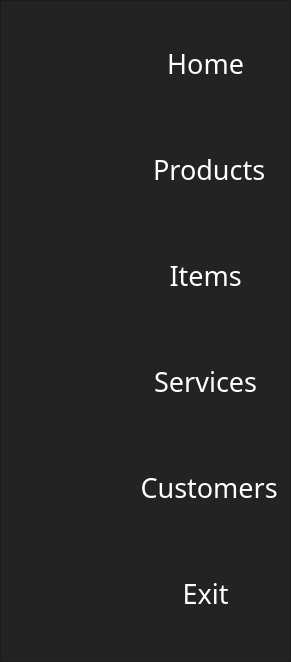
        <widget class="QFrame" name="frame_left_menu">
         <property name="minimumSize">
          <size>
           <width>0</width>
           <height>0</height>
          </size>
         </property>
         <property name="maximumSize">
          <size>
           <width>100</width>
           <height>16777215</height>
          </size>
         </property>
         <property name="styleSheet">
          <string notr="true">background-color: rgb(35, 35, 35);
padding:1px;</string>
         </property>
         <property name="frameShape">
          <enum>QFrame::StyledPanel</enum>
         </property>
         <property name="frameShadow">
          <enum>QFrame::Raised</enum>
         </property>
         <layout class="QVBoxLayout" name="verticalLayout_3">
          <item>
           <widget class="QPushButton" name="btn_page_1">
            <property name="minimumSize">
             <size>
              <width>0</width>
              <height>100</height>
             </size>
            </property>
            <property name="font">
             <font>
              <family>8514oem</family>
              <pointsize>20</pointsize>
             </font>
            </property>
            <property name="cursor">
             <cursorShape>PointingHandCursor</cursorShape>
            </property>
            <property name="styleSheet">
             <string notr="true">QPushButton {
	
	image: url(:/adminSideBar/icons8-home-48.png);
	color: rgb(255, 255, 255);
	background-color: rgb(35, 35, 35);
	border: 0px solid;
	padding-right: 0px;
}
QPushButton:hover {
	
	background-color: qlineargradient(spread:pad, x1:0, y1:0, x2:1, y2:0, stop:0 #2DD4BF, stop:1 #0EA5E9);
	border-radius: 20px;
}</string>
            </property>
            <property name="text">
             <string>                 Home</string>
            </property>
           </widget>
          </item>
          <item>
           <widget class="QPushButton" name="btn_page_2">
            <property name="minimumSize">
             <size>
              <width>0</width>
              <height>100</height>
             </size>
            </property>
            <property name="font">
             <font>
              <family>8514oem</family>
              <pointsize>20</pointsize>
             </font>
            </property>
            <property name="cursor">
             <cursorShape>PointingHandCursor</cursorShape>
            </property>
            <property name="styleSheet">
             <string notr="true">QPushButton {
	
	image: url(:/adminSideBar/icons8-products-49.png);
	color: rgb(255, 255, 255);
	background-color: rgb(35, 35, 35);
	border: 0px solid;
	padding-right: 0px;
}
QPushButton:hover {
	background-color: qlineargradient(spread:pad, x1:0, y1:0, x2:1, y2:0, stop:0 #2DD4BF, stop:1 #0EA5E9);
	border-radius: 20px;
}</string>
            </property>
            <property name="text">
             <string>                  Products</string>
            </property>
           </widget>
          </item>
          <item>
           <widget class="QPushButton" name="btn_page_3">
            <property name="minimumSize">
             <size>
              <width>0</width>
              <height>100</height>
             </size>
            </property>
            <property name="font">
             <font>
              <family>8514oem</family>
              <pointsize>20</pointsize>
             </font>
            </property>
            <property name="cursor">
             <cursorShape>PointingHandCursor</cursorShape>
            </property>
            <property name="styleSheet">
             <string notr="true">QPushButton {
	
	
	image: url(:/adminSideBar/icons8-product-management-48.png);
	color: rgb(255, 255, 255);
	background-color: rgb(35, 35, 35);
	border: 0px solid;
	padding-right: 0px;
}
QPushButton:hover {
	background-color: qlineargradient(spread:pad, x1:0, y1:0, x2:1, y2:0, stop:0 #2DD4BF, stop:1 #0EA5E9);
	border-radius: 20px;
}</string>
            </property>
            <property name="text">
             <string>                 Items</string>
            </property>
           </widget>
          </item>
          <item>
           <widget class="QPushButton" name="btn_page_5">
            <property name="minimumSize">
             <size>
              <width>0</width>
              <height>100</height>
             </size>
            </property>
            <property name="font">
             <font>
              <family>8514oem</family>
              <pointsize>20</pointsize>
             </font>
            </property>
            <property name="cursor">
             <cursorShape>PointingHandCursor</cursorShape>
            </property>
            <property name="styleSheet">
             <string notr="true">QPushButton {
	
	image: url(:/adminSideBar/icons8-service-48.png);
	color: rgb(255, 255, 255);
	background-color: rgb(35, 35, 35);
	border: 0px solid;
	padding-right: 0px;
}
QPushButton:hover {
	
	background-color: qlineargradient(spread:pad, x1:0, y1:0, x2:1, y2:0, stop:0 #2DD4BF, stop:1 #0EA5E9);
	border-radius: 20px;
}</string>
            </property>
            <property name="text">
             <string>                 Services</string>
            </property>
           </widget>
          </item>
          <item>
           <widget class="QPushButton" name="btn_page_6">
            <property name="minimumSize">
             <size>
              <width>0</width>
              <height>100</height>
             </size>
            </property>
            <property name="font">
             <font>
              <family>8514oem</family>
              <pointsize>20</pointsize>
             </font>
            </property>
            <property name="cursor">
             <cursorShape>PointingHandCursor</cursorShape>
            </property>
            <property name="styleSheet">
             <string notr="true">QPushButton {
	
	image: url(:/adminSideBar/icons8-attract-customers-48.png);
	color: rgb(255, 255, 255);
	background-color: rgb(35, 35, 35);
	border: 0px solid;
	padding-right: 0px;
}
QPushButton:hover {
	
	background-color: qlineargradient(spread:pad, x1:0, y1:0, x2:1, y2:0, stop:0 #2DD4BF, stop:1 #0EA5E9);
	border-radius: 20px;
}</string>
            </property>
            <property name="text">
             <string>                  Customers</string>
            </property>
           </widget>
          </item>
          <item>
           <widget class="QPushButton" name="btn_page_4">
            <property name="sizePolicy">
             <sizepolicy hsizetype="Expanding" vsizetype="Fixed">
              <horstretch>0</horstretch>
              <verstretch>0</verstretch>
             </sizepolicy>
            </property>
            <property name="minimumSize">
             <size>
              <width>0</width>
              <height>100</height>
             </size>
            </property>
            <property name="font">
             <font>
              <family>8514oem</family>
              <pointsize>20</pointsize>
             </font>
            </property>
            <property name="cursor">
             <cursorShape>PointingHandCursor</cursorShape>
            </property>
            <property name="styleSheet">
             <string notr="true">QPushButton {
	image: url(:/SideBar/icons8-exit-48.png);
	color: rgb(255, 255, 255);
	background-color: rgb(35, 35, 35);
	border: 0px solid;
	padding-right: 0px;
}
QPushButton:hover {
	background-color: qlineargradient(spread:pad, x1:0, y1:0, x2:1, y2:0, stop:0 #2DD4BF, stop:1 #0EA5E9);
	border-radius: 20px;
}</string>
            </property>
            <property name="text">
             <string>                 Exit</string>
            </property>
           </widget>
          </item>
          <item>
           <widget class="QFrame" name="frame_top_menus">
            <property name="minimumSize">
             <size>
              <width>0</width>
              <height>0</height>
             </size>
            </property>
            <property name="frameShape">
             <enum>QFrame::NoFrame</enum>
            </property>
            <property name="frameShadow">
             <enum>QFrame::Raised</enum>
            </property>
           </widget>
          </item>
         </layout>
        </widget>
